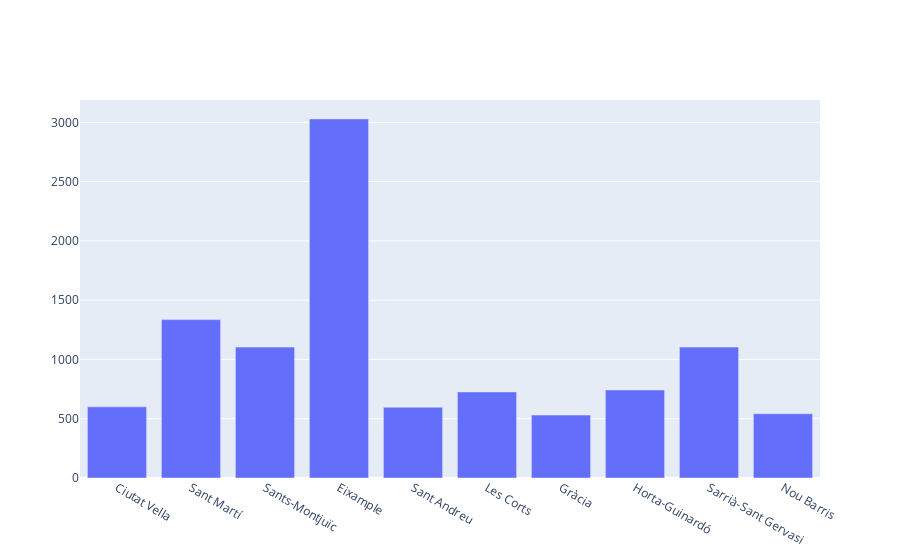

The cell this chart's notebook holds for it:
### Code cell
df_accidents = df_accidents[df_accidents["Neighborhood Name"] != "Unknown"]

counts = df_accidents.groupby(['District Name']).count()
counts
df_counts = counts['Id']
print(df_counts)

new_index = ['Ciutat Vella', 'Sant Martí', 'Sants-Montjuïc', 'Eixample', 'Sant Andreu', 'Les Corts', 'Gràcia', 'Horta-Guinardó', 'Sarrià-Sant Gervasi', 'Nou Barris'  ]
df_counts = df_counts.reindex(new_index)
print(df_counts)

fig = go.Figure([go.Bar(x=df_counts.index, y = df_counts.values)])
fig.show()

### Figure 1 — Plotly figure (JSON) as saved in the notebook; plotly's stock layout.template omitted (floating-point values rounded to 4 significant figures)
{"data": [{"type": "bar", "x": ["Ciutat Vella", "Sant Martí", "Sants-Montjuïc", "Eixample", "Sant Andreu", "Les Corts", "Gràcia", "Horta-Guinardó", "Sarrià-Sant Gervasi", "Nou Barris"], "y": [600, 1336, 1104, 3029, 597, 726, 531, 743, 1104, 542]}], "layout": {}}
